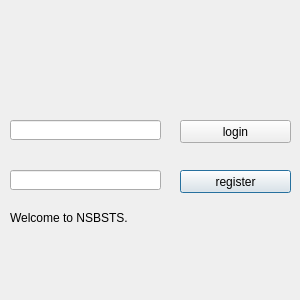
<?xml version="1.0" encoding="UTF-8"?>
<ui version="4.0">
 <class>laucher</class>
 <widget class="QDialog" name="laucher">
  <property name="windowModality">
   <enum>Qt::WindowModal</enum>
  </property>
  <property name="geometry">
   <rect>
    <x>0</x>
    <y>0</y>
    <width>300</width>
    <height>300</height>
   </rect>
  </property>
  <property name="minimumSize">
   <size>
    <width>300</width>
    <height>300</height>
   </size>
  </property>
  <property name="maximumSize">
   <size>
    <width>300</width>
    <height>300</height>
   </size>
  </property>
  <property name="windowTitle">
   <string>NSTSBS Launcher</string>
  </property>
  <property name="styleSheet">
   <string notr="true">background-image: url(:/new/prefix1/bgimg.jpg);</string>
  </property>
  <widget class="QPushButton" name="registerbutton">
   <property name="geometry">
    <rect>
     <x>180</x>
     <y>170</y>
     <width>111</width>
     <height>23</height>
    </rect>
   </property>
   <property name="text">
    <string>register</string>
   </property>
  </widget>
  <widget class="QPushButton" name="loginbutton">
   <property name="geometry">
    <rect>
     <x>180</x>
     <y>120</y>
     <width>111</width>
     <height>23</height>
    </rect>
   </property>
   <property name="text">
    <string>login</string>
   </property>
  </widget>
  <widget class="QLineEdit" name="namebox">
   <property name="geometry">
    <rect>
     <x>10</x>
     <y>120</y>
     <width>151</width>
     <height>20</height>
    </rect>
   </property>
   <property name="toolTip">
    <string>username</string>
   </property>
  </widget>
  <widget class="QLineEdit" name="passbox">
   <property name="geometry">
    <rect>
     <x>10</x>
     <y>170</y>
     <width>151</width>
     <height>20</height>
    </rect>
   </property>
   <property name="toolTip">
    <string>passcode</string>
   </property>
  </widget>
  <widget class="QLabel" name="loginstatus">
   <property name="geometry">
    <rect>
     <x>10</x>
     <y>210</y>
     <width>281</width>
     <height>16</height>
    </rect>
   </property>
   <property name="text">
    <string>Welcome to NSBSTS.</string>
   </property>
   <property name="textFormat">
    <enum>Qt::PlainText</enum>
   </property>
  </widget>
 </widget>
 <layoutdefault spacing="6" margin="11"/>
 <resources/>
 <connections/>
</ui>
